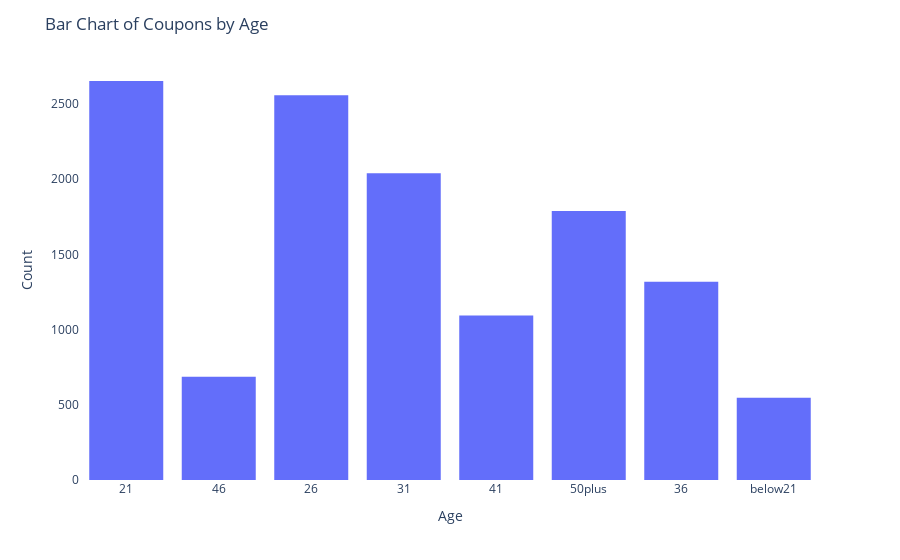

Notebook code cell kept with this figure:
### Code cell
fig=px.histogram(data, x='age')
fig.update_layout(
    plot_bgcolor='white',
    paper_bgcolor='white',
    title="Bar Chart of Coupons by Age",
    xaxis_title='Age',
    yaxis_title='Count'
)
fig.show()
fig.write_html('visuals/m5_3_bar_age.html')

### Figure 1 — Plotly figure (JSON) as saved in the notebook; plotly's stock layout.template omitted (floating-point values rounded to 4 significant figures; data arrays with more than 128 entries replaced by an {"elided": "..."} marker saying what was removed)
{"data": [{"alignmentgroup": "True", "bingroup": "x", "hovertemplate": "age=%{x}<br>count=%{y}<extra></extra>", "legendgroup": "", "marker": {"color": "#636efa", "pattern": {"shape": ""}}, "name": "", "offsetgroup": "", "orientation": "v", "showlegend": false, "type": "histogram", "x": {"elided": "12684 str values"}, "xaxis": "x", "yaxis": "y"}], "layout": {"barmode": "relative", "legend": {"tracegroupgap": 0}, "margin": {"t": 60}, "paper_bgcolor": "white", "plot_bgcolor": "white", "title": {"text": "Bar Chart of Coupons by Age"}, "xaxis": {"anchor": "y", "domain": [0, 1], "title": {"text": "Age"}}, "yaxis": {"anchor": "x", "domain": [0, 1], "title": {"text": "Count"}}}}
